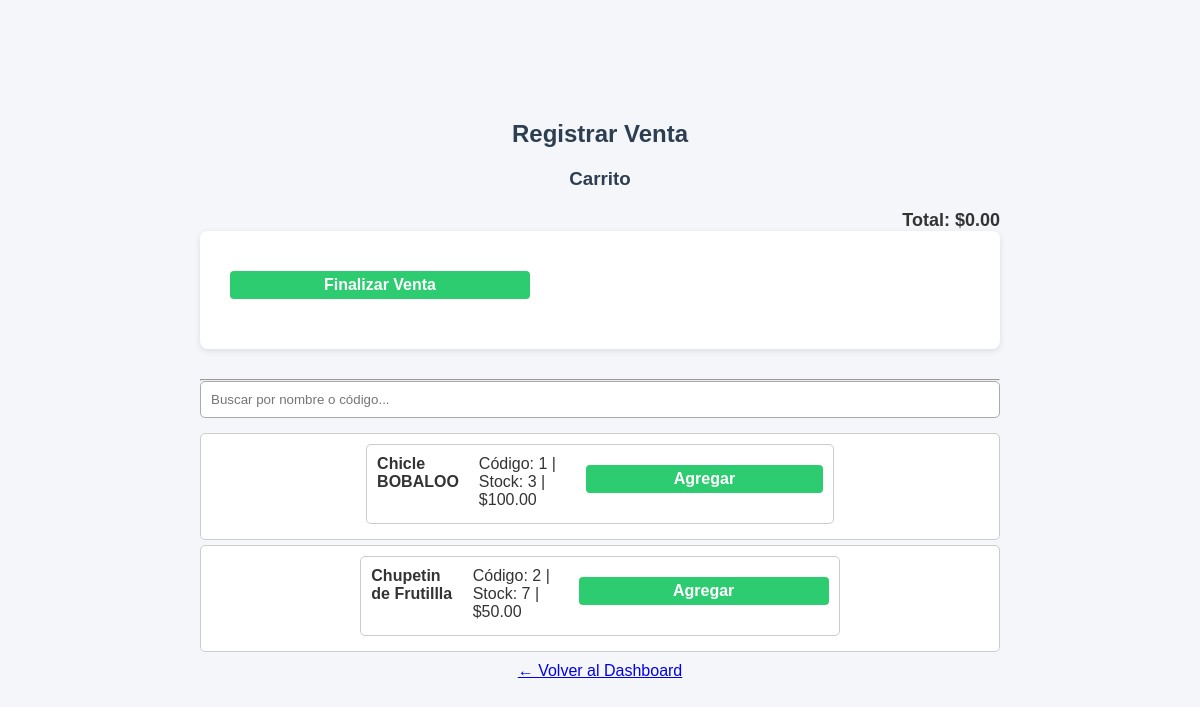
Screenshot of /pages/ventas.php (signed in) with the database file from the repository.
### tables this page shows
CREATE TABLE `productos` (
  `id` int(11) NOT NULL,
  `codigo` varchar(20) NOT NULL,
  `nombre` varchar(100) NOT NULL,
  `precio` decimal(10,2) NOT NULL,
  `stock` int(11) NOT NULL
);

### pages/ventas.php (the view, shortened to what this page needs)
<?php
require_once "../includes/db.php";
$productos = $conn->query("SELECT * FROM productos ORDER BY nombre ASC")->fetch_all(MYSQLI_ASSOC);
?>
<!DOCTYPE html>
<html lang="es">
<head>
    <link rel="stylesheet" href="../css/style.css">
</head>
<body>
<div class="container">
    <h2>Registrar Venta</h2>
    <div id="carrito-container">
        <h3>Carrito</h3>
        <p id="total">Total: $0.00</p>
        <form method="post" onsubmit="return finalizarVenta();" id="venta-form">
            <button type="submit" class="btn">Finalizar Venta</button>
        </form>
    </div>
    <hr>
    <input type="search" id="buscador" placeholder="Buscar por nombre o código...">
    <div id="lista-productos">
        <?php foreach ($productos as $prod): ?>
            <div class="producto" data-nombre="<?= strtolower($prod['nombre']) ?>" data-codigo="<?= strtolower($prod['codigo']) ?>">
                <div class="producto"
                    data-id="<?= $prod['id'] ?>"
                    data-nombre="<?= htmlspecialchars($prod['nombre']) ?>"
                    data-precio="<?= $prod['precio'] ?>"
                    data-stock="<?= $prod['stock'] ?>"
                    data-codigo="<?= strtolower($prod['codigo']) ?>">
                    <strong><?= htmlspecialchars($prod['nombre']) ?></strong>
                    <span>  Código: <?= htmlspecialchars($prod['codigo']) ?> | Stock: <?= $prod['stock'] ?> | $<?= number_format($prod['precio'], 2) ?></span>
                    <button class="btn agregar-btn">Agregar</button>
                </div>
            </div>
        <?php endforeach; ?>
    </div>
    <p><a href="dashboard.php">← Volver al Dashboard</a></p>
</div>
</body>
</html>

### css/style.css (style rules this page uses)
* { margin: 0; padding: 0; box-sizing: border-box; }
body { font-family: Arial, sans-serif; background-color: #f4f6f9; padding: 20px; color: #333; }
h1, h2, h3, h4 { margin-bottom: 10px; color: #2c3e50; }
form { margin-bottom: 30px; background-color: #fff; padding: 20px; border-radius: 8px; box-shadow: 0 2px 6px rgba(0,0,0,0.1); }
input[type="text"], input[type="number"], input[type="password"], input[type="date"], button { display: block; width: 100%; max-width: 300px; margin-top: 10px; margin-bottom: 20px; padding: 10px; border: 1px solid #ccc; border-radius: 6px; }
button { background-color: #3498db; color: white; font-weight: bold; border: none; cursor: pointer; transition: background-color 0.3s ease; }
p { margin-top: 10px; }

### pages/ventas.php (style rules this page uses)
.producto { display: flex; justify-content: center; padding: 10px; margin-bottom: 5px; background: #fff; border: 1px solid #ccc; border-radius: 5px; }
.btn { padding: 5px 10px; background-color: #2ecc71; color: white; border: none; border-radius: 4px; cursor: pointer; }
#total { font-size: 18px; font-weight: bold; margin-top: 10px; text-align: right; }
input[type="search"] { margin-bottom: 15px; padding: 10px; width: 100%; border-radius: 5px; border: 1px solid #aaa; }
* { margin: 0; padding: 0; box-sizing: border-box; }
body { font-family: Arial, sans-serif; background-color: #f4f6f9; min-height: 100vh; display: flex; justify-content: center; align-items: center; padding: 40px; color: #333; }
.container { width: 100%; max-width: 800px; margin: auto; }
h1, h2, h3, h4 { margin-bottom: 20px; color: #2c3e50; text-align: center; }
form { background-color: #fff; padding: 30px; border-radius: 8px; box-shadow: 0 2px 6px rgba(0,0,0,0.1); margin-bottom: 30px; }
input[type="text"], input[type="number"], input[type="password"], input[type="date"], button { width: 100%; padding: 10px; margin-top: 10px; margin-bottom: 20px; border: 1px solid #ccc; border-radius: 6px; font-size: 16px; }
button { background-color: #3498db; color: white; font-weight: bold; border: none; cursor: pointer; transition: background-color 0.3s ease; }
p { margin-top: 10px; text-align: center; }
.producto strong { padding-right: 20px; }

### rows the page displays
productos: nombre "Chicle BOBALOO", codigo "1", stock "3", precio "100.00"
productos: nombre "Chupetin de Frutillla", codigo "2", stock "7", precio "50.00"
